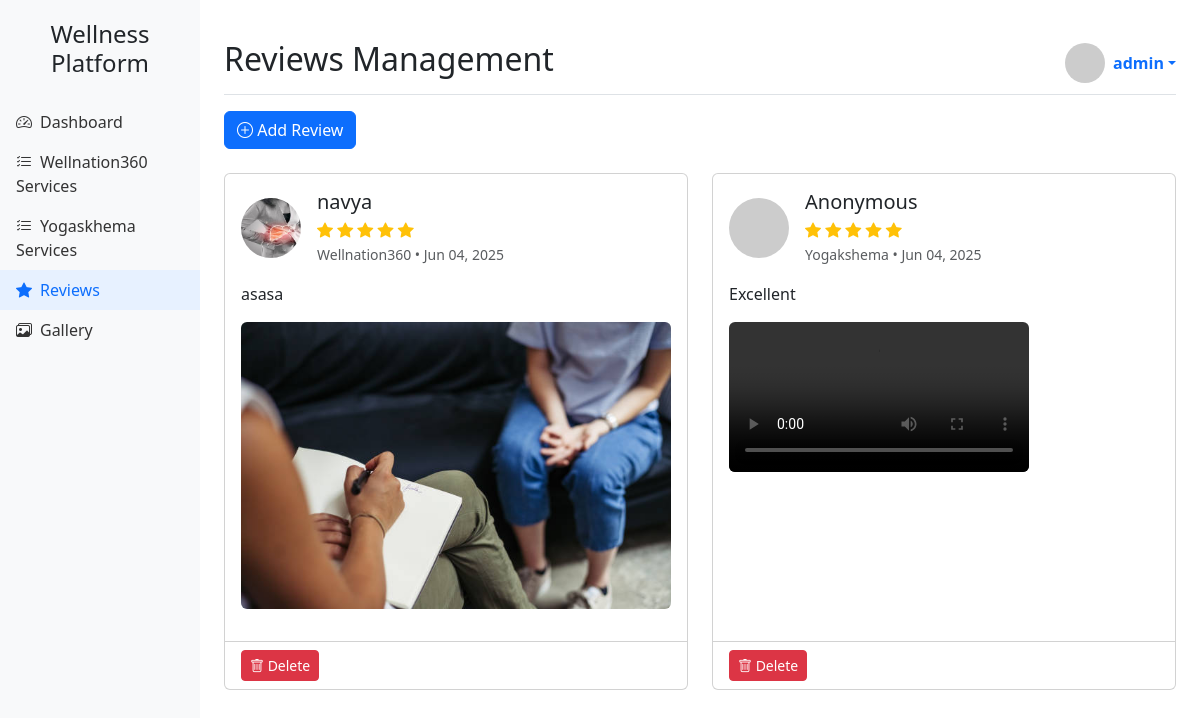
Screenshot of /admin/reviews (signed in) with the database file from the repository.
### app.py (models this page shows)
class Review(db.Model):
    id = db.Column(db.Integer, primary_key=True)
    platform = db.Column(db.String(50), nullable=False)
    reviewer_name = db.Column(db.String(100), nullable=False)
    reviewer_image = db.Column(db.String(200))
    content = db.Column(db.Text, nullable=False)
    rating = db.Column(db.Integer, nullable=False)
    media_type = db.Column(db.String(20))  # 'image' or 'video'
    media_path = db.Column(db.String(200))
    created_at = db.Column(db.DateTime, default=datetime.utcnow)

### app.py (the view, shortened to what this page needs)
@app.route('/admin/reviews', methods=['GET', 'POST'])
def admin_reviews():
    if 'user_id' not in session:
        return redirect(url_for('login'))
    all_reviews = Review.query.all()
    return render_template('manage_reviews.html', reviews=all_reviews)

### templates/manage_reviews.html (shortened to what this page needs)
{% extends "base.html" %}
{% set active_page = "reviews" %}
{% block title %}Reviews Management{% endblock %}
{% block content %}
<div class="d-flex justify-content-between mb-4">
    <button class="btn btn-primary" data-bs-toggle="modal" data-bs-target="#addReviewModal">
        <i class="bi bi-plus-circle"></i> Add Review
    </button>
</div>
<div class="row">
    {% for review in reviews %}
    <div class="col-md-6 mb-4">
        <div class="card h-100">
            <div class="card-body">
                <div class="d-flex align-items-center mb-3">
                    {% if review.reviewer_image %}
                    <img src="{{ url_for('static', filename='uploads/' + review.reviewer_image) }}" class="review-img me-3" alt="{{ review.reviewer_name }}">
                    {% else %}
                    <img src="https://via.placeholder.com/60" class="review-img me-3" alt="No image">
                    {% endif %}
                    <div>
                        <h5 class="mb-1">{{ review.reviewer_name }}</h5>
                        <div class="text-warning">
                            {% for i in range(review.rating) %}
                            <i class="bi bi-star-fill"></i>
                            {% endfor %}
                        </div>
                        <small class="text-muted">{{ review.platform }} • {{ review.created_at.strftime('%b %d, %Y') }}</small>
                    </div>
                </div>
                <p class="card-text">{{ review.content }}</p>
                {% if review.media_path %}
                    {% if review.media_type == 'image' %}
                    <img src="{{ url_for('static', filename='uploads/' + review.media_path) }}" class="img-fluid rounded mb-3" alt="Review media">
                    {% else %}
                    <video controls class="img-fluid rounded mb-3">
                        <source src="{{ url_for('static', filename='uploads/' + review.media_path) }}" type="video/mp4">
                    </video>
                    {% endif %}
                {% endif %}
            </div>
            <div class="card-footer bg-transparent">
                <a href="{{ url_for('delete_review', id=review.id) }}" class="btn btn-sm btn-danger" onclick="return confirm('Are you sure you want to delete this review?')">
                    <i class="bi bi-trash"></i> Delete
                </a>
            </div>
        </div>
    </div>
    {% endfor %}
</div>
{% endblock %}

### templates/base.html (shortened to what this page needs)
<!DOCTYPE html>
<html lang="en">
<head>
    <link href="https://cdn.jsdelivr.net/npm/bootstrap@5.3.0/dist/css/bootstrap.min.css" rel="stylesheet">
    <link rel="stylesheet" href="https://cdn.jsdelivr.net/npm/bootstrap-icons@1.10.0/font/bootstrap-icons.css">
</head>
<body>
    <div class="container-fluid">
        <div class="row">
            <div class="col-md-2 sidebar">
                <div class="text-center mb-4">
                    <h4>Wellness Platform</h4>
                </div>
                <ul class="nav flex-column">
                    <li class="nav-item">
                        <a class="nav-link {% if active_page == 'dashboard' %}active{% endif %}" href="{{ url_for('dashboard') }}">
                            <i class="bi bi-speedometer2 me-2"></i>Dashboard
                        </a>
                    </li>
                    <li class="nav-item">
                        <a class="nav-link {% if active_page == 'services' %}active{% endif %}" href="{{ url_for('admin_services') }}">
                            <i class="bi bi-list-check me-2"></i>Wellnation360 Services
                        </a>
                    </li>
                    <li class="nav-item">
                        <a class="nav-link {% if active_page == 'services' %}active{% endif %}" href="{{ url_for('admin_yogaservices') }}">
                            <i class="bi bi-list-check me-2"></i>Yogaskhema Services
                        </a>
                    </li>
                    <li class="nav-item">
                        <a class="nav-link {% if active_page == 'reviews' %}active{% endif %}" href="{{ url_for('admin_reviews') }}">
                            <i class="bi bi-star-fill me-2"></i>Reviews
                        </a>
                    </li>
                    <li class="nav-item">
                        <a class="nav-link {% if active_page == 'gallery' %}active{% endif %}" href="{{ url_for('admin_gallery') }}">
                            <i class="bi bi-images me-2"></i>Gallery
                        </a>
                    </li>
                </ul>
            </div>
            <div class="col-md-10 ms-sm-auto px-md-4 py-4">
                <div class="d-flex justify-content-between flex-wrap flex-md-nowrap align-items-center pt-3 pb-2 mb-3 border-bottom">
                    <h1 class="h2">{% block title %}{% endblock %}</h1>
                    <div class="dropdown">
                        <a href="#" class="d-flex align-items-center text-decoration-none dropdown-toggle" id="dropdownUser1" data-bs-toggle="dropdown" aria-expanded="false">
                            {% if session.profile_pic %}
                            <img src="{{ url_for('static', filename='uploads/' + session.profile_pic) }}" alt="Profile" class="profile-img me-2">
                            {% else %}
                            <img src="https://via.placeholder.com/40" alt="Profile" class="profile-img me-2">
                            {% endif %}
                            <strong>{{ session.username }}</strong>
                        </a>
                    </div>
                </div>
                {% block content %}{% endblock %}
            </div>
        </div>
    </div>
</body>
</html>

### templates/base.html (style rules this page uses)
.sidebar { min-height: 100vh; background-color: #f8f9fa; padding: 20px 0; }
.sidebar .nav-link { color: #333; font-weight: 500; }
.sidebar .nav-link.active { color: #0d6efd; background-color: #e7f1ff; }
.profile-img { width: 40px; height: 40px; border-radius: 50%; object-fit: cover; }
.review-img { width: 60px; height: 60px; border-radius: 50%; object-fit: cover; }

### rows the page displays
Review: reviewer_image (picture), reviewer_name "navya", rating 5 (drawn), platform "Wellnation360", created_at "Jun 04, 2025", content "asasa", media_path (picture)
Review: reviewer_name "Anonymous", rating 5 (drawn), platform "Yogakshema", created_at "Jun 04, 2025", content "Excellent"

### other values shown
{{ session.username }} "admin"
